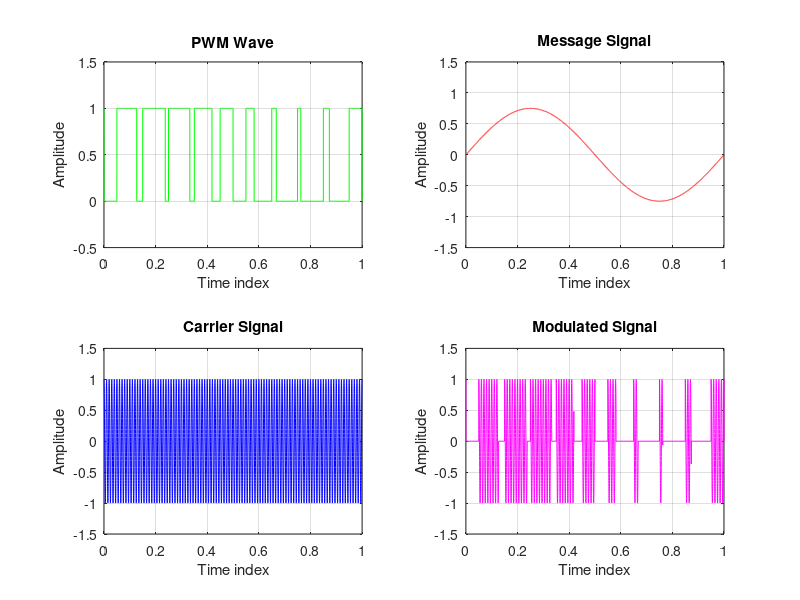
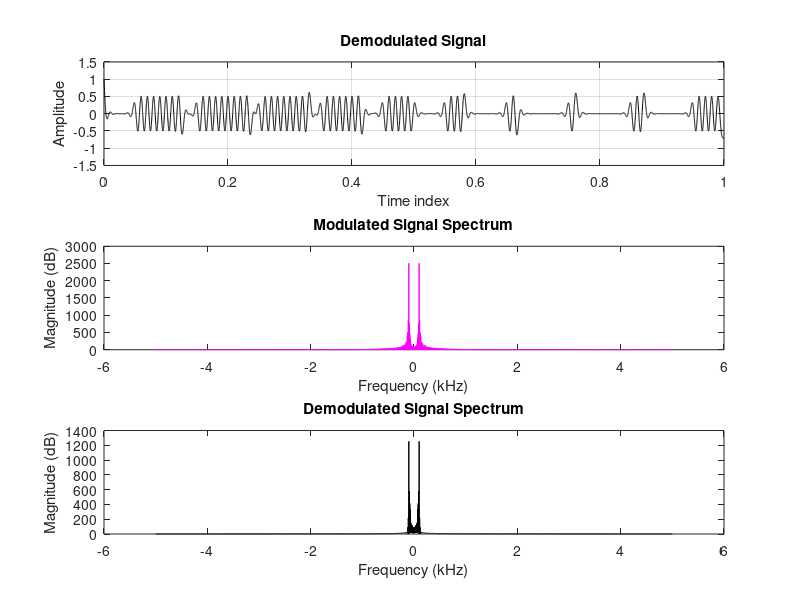

Reproduce these figures in MATLAB, in order.
clc; close all; clear all;
t=0:0.0001:1;
s=sawtooth(2*pi*10*t+pi);
m=0.75*sin(2*pi*1*t);
n=length(s);
for i=1:n
    if (m(i)>=s(i))
        pwm(i)=1;
    elseif (m(i)<=s(i))
        pwm(i)=0;
    end
end

% Modulation
fc = 100; % Carrier frequency
fs = 10000; % Sampling frequency
t_mod = 0:1/fs:1; % Time vector for modulation
carrier = cos(2*pi*fc*t_mod); % Carrier signal
% carrier = carrier(1:end-1); % Removing last element from carrier signal
modulated = pwm.*carrier; % Modulated signal

% Demodulation
[b,a] = butter(5,fc/(fs/2)); % Butterworth filter of order 5
demodulated = filtfilt(b,a,modulated); % Demodulated signal

% Plotting in time domain
figure;
subplot(2,2,1);
plot(t,pwm,'g');
ylabel('Amplitude');
axis([0 1 -0.5 1.5]);
xlabel('Time index');
title('PWM Wave');
grid on;

subplot(2,2,2);
plot(t,m,'r');
ylabel('Amplitude');
axis([0 1 -1.5 1.5]);
xlabel('Time index');
title('Message Signal');
grid on;

subplot(2,2,3);
plot(t_mod,carrier,'b');
ylabel('Amplitude');
axis([0 1 -1.5 1.5]);
xlabel('Time index');
title('Carrier Signal');
grid on;

subplot(2,2,4);
plot(t_mod,modulated,'m');
ylabel('Amplitude');
axis([0 1 -1.5 1.5]);
xlabel('Time index');
title('Modulated Signal');
grid on;

figure;
subplot(3,1,1);
plot(t_mod,demodulated,'k');
ylabel('Amplitude');
axis([0 1 -1.5 1.5]);
xlabel('Time index');
title('Demodulated Signal');
grid on;

% Plotting in frequency domain
N = length(modulated);
f = (-N/2:N/2-1)*(fs/N); % Frequency vector
modulated_fft = fftshift(abs(fft(modulated,N)));
demodulated_fft = fftshift(abs(fft(demodulated,N)));

subplot(3,1,2);
plot(f/1000,modulated_fft,'m'); % Frequency in kHz
ylabel('Magnitude (dB)');
xlabel('Frequency (kHz)');
title('Modulated Signal Spectrum');

subplot(3,1,3);
plot(f/1000,demodulated_fft,'k'); % Frequency in kHz
ylabel('Magnitude (dB)');
xlabel('Frequency (kHz)');
title('Demodulated Signal Spectrum');